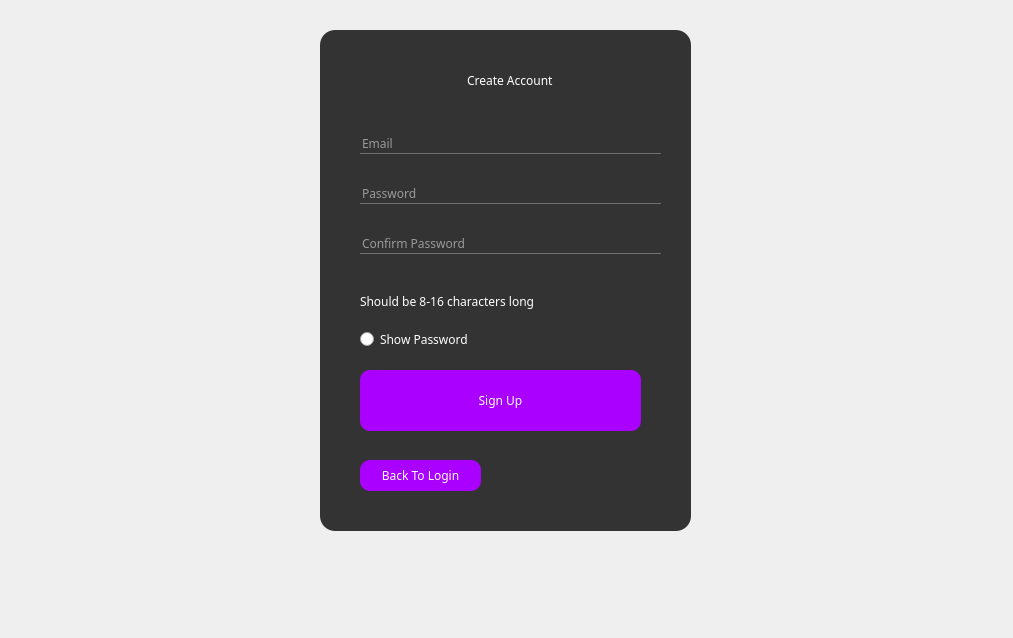
<?xml version="1.0" encoding="UTF-8"?>
<ui version="4.0">
 <class>signup</class>
 <widget class="QDialog" name="signup">
  <property name="geometry">
   <rect>
    <x>0</x>
    <y>0</y>
    <width>1013</width>
    <height>638</height>
   </rect>
  </property>
  <property name="windowTitle">
   <string>Dialog</string>
  </property>
  <property name="styleSheet">
   <string notr="true">*{
	font-family: century gothic;
}
QFrame
{
	color: rgb(255, 255, 255);
	background-color: rgb(51, 51, 51);
	border-radius: 15px;
}
#Form {
	background-image: url(:/new/prefix1/loginBackground.jfif);
}
QLabel#label
{
	font: 700 24pt &quot;Century Gothic&quot;;
}
QLabel#label_2
{
	font: 8pt &quot;Century Gothic&quot;;
}
QLabel#label_3
{
	font: 700 9pt &quot;Century Gothic&quot;;
}
QLabel
{
	background: transparent;
}
QLineEdit
{
	background: transparent;
	border: none;
	font: 12pt &quot;Century Gothic&quot;;
	border-bottom: 1px solid #717072;
	color: rgb(255, 255, 255);
}
QPushButton
{
	color: rgb(255, 255, 255);
	background-color: rgb(170, 0, 255);
	border-radius: 10px;
}
QPushButton:Hover
{
	color: rgb(255, 255, 255);
	background-color: rgb(148, 0, 222);
}
QPushButton#forgotPasswordButton
{
	font: 700 8pt &quot;Century Gothic&quot;;
	border: 1px solid rgb(255, 0, 0);
	color: rgb(255, 255, 255);
	background-color: rgb(51, 51, 51);
}
QPushButton#forgotPasswordButton:Hover
{
	color: rgb(255, 255, 255);
	background-color: rgb(255, 0, 0);
}
QCommandLinkButton
{
	color: rgb(255, 255, 255);
	font: 700 8pt &quot;Century Gothic&quot;;
}
QRadioButton
{
	color: rgb(255, 255, 255);
	font: 10pt &quot;Century Gothic&quot;;
}
QMessageBox
{
	background-color: rgb(51, 51, 51);
}
QMessageBox QLabel
{
	border: 0;
	border-radius: 6px;
	font-size: 10px;
	font-weight: bold;
	padding-left: 5px;
	padding-right: 5px;
	padding-top: 5px;
	padding-bottom: 5px;
}
QMessageBox QPushButton
{
	font: 9pt &quot;Century Gothic&quot;;
}</string>
  </property>
  <widget class="QFrame" name="frame">
   <property name="geometry">
    <rect>
     <x>320</x>
     <y>30</y>
     <width>371</width>
     <height>501</height>
    </rect>
   </property>
   <property name="styleSheet">
    <string notr="true"/>
   </property>
   <property name="frameShape">
    <enum>QFrame::StyledPanel</enum>
   </property>
   <property name="frameShadow">
    <enum>QFrame::Raised</enum>
   </property>
   <widget class="QPushButton" name="signupButton">
    <property name="geometry">
     <rect>
      <x>40</x>
      <y>340</y>
      <width>281</width>
      <height>61</height>
     </rect>
    </property>
    <property name="styleSheet">
     <string notr="true">font: 700 12pt &quot;Century Gothic&quot;;</string>
    </property>
    <property name="text">
     <string>Sign Up</string>
    </property>
   </widget>
   <widget class="QWidget" name="layoutWidget">
    <property name="geometry">
     <rect>
      <x>40</x>
      <y>30</y>
      <width>301</width>
      <height>41</height>
     </rect>
    </property>
    <layout class="QHBoxLayout" name="horizontalLayout">
     <item>
      <spacer name="horizontalSpacer">
       <property name="orientation">
        <enum>Qt::Horizontal</enum>
       </property>
       <property name="sizeHint" stdset="0">
        <size>
         <width>40</width>
         <height>20</height>
        </size>
       </property>
      </spacer>
     </item>
     <item>
      <widget class="QLabel" name="label">
       <property name="styleSheet">
        <string notr="true">font: 700 24pt &quot;Century Gothic&quot;;</string>
       </property>
       <property name="text">
        <string>Create Account</string>
       </property>
      </widget>
     </item>
     <item>
      <spacer name="horizontalSpacer_2">
       <property name="orientation">
        <enum>Qt::Horizontal</enum>
       </property>
       <property name="sizeHint" stdset="0">
        <size>
         <width>40</width>
         <height>20</height>
        </size>
       </property>
      </spacer>
     </item>
    </layout>
   </widget>
   <widget class="QWidget" name="layoutWidget">
    <property name="geometry">
     <rect>
      <x>40</x>
      <y>80</y>
      <width>301</width>
      <height>171</height>
     </rect>
    </property>
    <layout class="QVBoxLayout" name="verticalLayout">
     <item>
      <widget class="QLineEdit" name="lineEdit_email">
       <property name="styleSheet">
        <string notr="true"/>
       </property>
       <property name="inputMask">
        <string/>
       </property>
       <property name="placeholderText">
        <string>Email</string>
       </property>
      </widget>
     </item>
     <item>
      <widget class="QLineEdit" name="lineEdit_password">
       <property name="styleSheet">
        <string notr="true"/>
       </property>
       <property name="echoMode">
        <enum>QLineEdit::Password</enum>
       </property>
       <property name="placeholderText">
        <string>Password</string>
       </property>
      </widget>
     </item>
     <item>
      <widget class="QLineEdit" name="lineEdit_confPassword">
       <property name="styleSheet">
        <string notr="true">border: transparent;
border-bottom: 1px solid #717072;
font: 12pt &quot;Century Gothic&quot;;</string>
       </property>
       <property name="echoMode">
        <enum>QLineEdit::Password</enum>
       </property>
       <property name="placeholderText">
        <string>Confirm Password</string>
       </property>
      </widget>
     </item>
    </layout>
   </widget>
   <widget class="QWidget" name="layoutWidget">
    <property name="geometry">
     <rect>
      <x>40</x>
      <y>250</y>
      <width>301</width>
      <height>71</height>
     </rect>
    </property>
    <layout class="QVBoxLayout" name="verticalLayout_2">
     <item>
      <widget class="QLabel" name="label_3">
       <property name="styleSheet">
        <string notr="true">font: 8pt &quot;Century Gothic&quot;;</string>
       </property>
       <property name="text">
        <string>Should be 8-16 characters long</string>
       </property>
      </widget>
     </item>
     <item>
      <widget class="QRadioButton" name="showPasswordButton">
       <property name="styleSheet">
        <string notr="true">font: 10pt &quot;Century Gothic&quot;;</string>
       </property>
       <property name="text">
        <string>Show Password</string>
       </property>
      </widget>
     </item>
    </layout>
   </widget>
   <widget class="QPushButton" name="backToLoginButton">
    <property name="geometry">
     <rect>
      <x>40</x>
      <y>430</y>
      <width>121</width>
      <height>31</height>
     </rect>
    </property>
    <property name="sizePolicy">
     <sizepolicy hsizetype="Expanding" vsizetype="Preferred">
      <horstretch>0</horstretch>
      <verstretch>0</verstretch>
     </sizepolicy>
    </property>
    <property name="styleSheet">
     <string notr="true">font: 700 10pt &quot;Century Gothic&quot;;</string>
    </property>
    <property name="text">
     <string>Back To Login</string>
    </property>
   </widget>
  </widget>
 </widget>
 <resources/>
 <connections/>
</ui>
